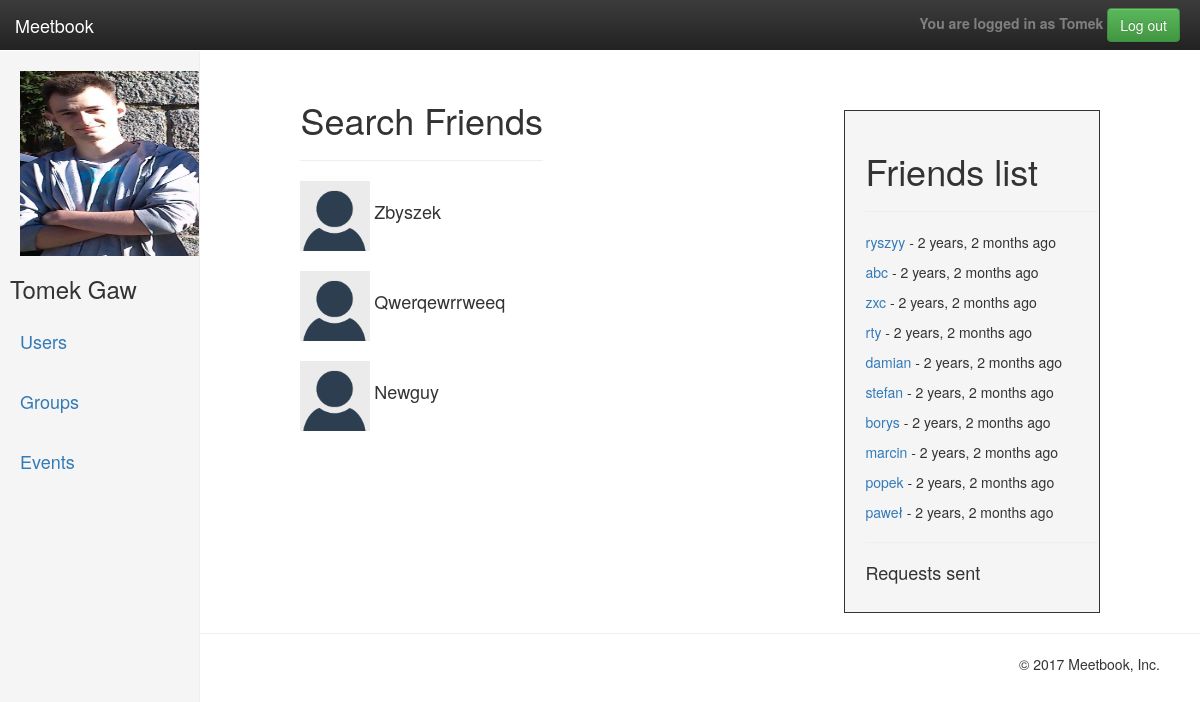
Page /users_list (signed in) on the committed database.
### profiles/models.py (models this page shows)
class UserProfile(models.Model):
    user_auth = models.OneToOneField(User, primary_key=True, on_delete=models.CASCADE)
    location = models.ForeignKey(Location, null=True, blank=True, on_delete=models.CASCADE)
    slug = models.SlugField(blank=True)
    picture = models.ImageField(upload_to=upload_location, null=True, blank=True)
    friends = models.ManyToManyField('self',
                                     blank=True)
    pending = models.ManyToManyField('self',
                                     blank=True,
                                     through="Invite",
                                     through_fields=('r_to', 'r_from'),
                                     symmetrical=False)
    bio = models.TextField(blank=True, null=True)
    time = models.ManyToManyField("profiles.FreeTime",
                                  blank=True)
    def __str__(self):
        return self.user_auth.username

### profiles/views/cbv/user_crud.py (the view)
# urls.py: url(r'^users_list$', UsersList.as_view(), name="users_list"),
class UsersList(ListView):
    model = UserProfile
    template_name = 'users_list.html'
    context_object_name = 'users_list'
    def get_context_data(self, **kwargs):
        context = super(UsersList, self).get_context_data(**kwargs)
        profile = UserProfile.objects.get(user_auth=self.request.user)
        context['profile'] = profile
        req_sent = Invite.objects.filter(r_from=profile)
        context['req_sent'] = req_sent
        users_list = UserProfile.objects.all()
        for f in profile.friends.all():
            users_list = users_list.exclude(user_auth=f)
        users_list = users_list.exclude(user_auth=self.request.user)
        for f in req_sent:
            other = f.r_to
            users_list = users_list.exclude(user_auth=other)
        context['users_list'] = users_list
        return context

### templates/users_list.html (shortened to what this page needs)
{% extends "basebase.html" %}
{% load crispy_forms_tags %}
{% load humanize %}
{% block sidepicture %}
	{% if user.is_authenticated %}
		{% if profile.picture %}
			<a href="{% url 'user_detail' user.username %}"><img src="{{ profile.picture.url }}" width="185" height="185"></a>
		{% else %}
			<a href="{% url 'user_detail' user.username %}"><img src="\media\default\defaultuser.png" width="185" height="185"></a>
		{% endif %}
	{% endif %}
{% endblock %}
{% block content %}
	<div class="col-md-12 col-md-offset-2">
		<h1>Search Friends</h1>
		<hr>
		<ul style="padding-left: 0px;list-style-type: none; float: left">
			{% for userq in users_list %}
				<li><a href="{% url 'user_detail' userq.slug %}">
					{% if userq.picture %}
						<img src="{{ userq.picture.url }}" width="70" height="70">
					{% else %}
						<img src="/media/default/defaultuser.png" width="70" height="70">
					{% endif %}
				</a>
				{% if userq.user_auth.first_name and userq.user_auth.last_name %}
					<h4 style="display: inline">{{ userq.user_auth.first_name }} {{ userq.user_auth.last_name }}</h4>
				{% else %}
					<h4 style="display: inline">{{ userq.user_auth|capfirst }}</h4>
				{% endif %}
			</li>
			<br>
		{% endfor %}
	</ul>
</div>
{% endblock %}
{% block friends %}
{% if user.is_authenticated %}
	<div style="margin-top: 60px; margin-right: 100px; float: right; padding: 20px ;padding-right:1px;border-width: 1px;border-style: solid;max-width: 300px;background-color: #f5f5f5;min-width: 250px;">
		<h1>Friends list </h1>
		<hr>
		{% for friend in profile.friends.all %}
			<p><a href="{% url 'user_detail' friend.slug %}">{{friend}}</a> - {{friend.user_auth.last_login|naturaltime}}</p>
		{% endfor %}
		<hr>
		{% if profile.pending %}
			<h4>Requests sent</h4>
		{% endif %}
	</div>
{% endif %}
{% endblock %}

### templates/basebase.html (shortened to what this page needs)
{% load static %}
{% load crispy_forms_tags %}
<!DOCTYPE html>
<html lang="en">
	<head>
		<link rel="stylesheet" href="https://maxcdn.bootstrapcdn.com/bootstrap/3.3.7/css/bootstrap.min.css">
		<link rel="stylesheet" href="https://maxcdn.bootstrapcdn.com/bootstrap/3.3.7/css/bootstrap-theme.min.css">
		<link rel="stylesheet" href="{% static 'css/main.css' %}">
		<link rel="stylesheet" href="{% static 'css/index_sidebar.css' %}">
	</head>
	<body>
		<nav class="navbar navbar-inverse navbar-fixed-top">
			<div class="container-fluid">
				<div class="navbar-header">
					<a class="navbar-brand" href="{% url 'welcome' %}">Meetbook</a>
				</div>
				{% if user.is_authenticated %}
					<div id="navbar" class="navbar-collapse collapse" style="padding-right: 20px">
						<ul class="nav navbar-nav navbar-right">
							<li>
								<form class="navbar-form navbar-right" action="{% url 'logout' %}">
									<strong style="color:gray;">You are logged in as {{ user.username|capfirst }}</strong>
									<button type="submit" class="btn btn-success">Log out</button>
								</form>
							</li>
						</ul>
					</div>
				{% endif %}
			</div>
		</nav>
		<div class="container-fluid" style="min-height: 510px;">
			<div class="row">
				{% if user.is_authenticated %}
					<div class="col-sm-3 col-md-2 sidebar">
						<ul class="nav nav-sidebar">
							<li>
								<div style="padding-left: 20px">
									{% block sidepicture %}
									{% endblock %}
								</div>
								{% if user.first_name and user.last_name %}
									<h3 style="padding-left: 10px;">{{ user.first_name }} {{ user.last_name }}</h3>
								{% endif %}
							</li>
							<li><a href="{% url 'users_list' %}"><h4>Users</h4></a></li>
							<li><a href="{% url 'groups_list' %}"><h4>Groups</h4></a></li>
							<li><a href="{% url 'events_list' %}"><h4>Events</h4></a></li>
						</ul>
					</div>
				{% endif %}
				<div class="col-md-offset-2" style="padding-top: 30px; padding-left: 40px;float: left;">
					{% block content %}
					{% endblock %}
				</div>
				{% if user.is_authenticated %}
					{% block friends %}
					{% endblock %}
					</div>
				{% endif %}
			</div>
		<hr>
		<footer style="float: right; padding-right: 40px;">
			<ul style=" list-style-type: none;">
				<li style = "float: right;"><p>&copy; 2017 Meetbook, Inc.</p></li>
			</ul>
		</footer>
	</body>
</html>

### static/css/main.css (style rules this page uses)
body { padding-top: 50px; }
.navbar-fixed-top { border: 0; }
.sidebar { display: none; }
@media (min-width: 768px) { .sidebar { position: fixed; top: 51px; bottom: 0; left: 0; z-index: 1000; display: block; padding: 20px; overflow-x: hidden; overflow-y: auto; background-color: #f5f5f5; border-right: 1px solid #eee; } }
.nav-sidebar { margin-right: -21px; margin-bottom: 20px; margin-left: -20px; }
.nav-sidebar > li > a { padding-right: 20px; padding-left: 20px; }

### static/css/index_sidebar.css (style rules this page uses)
body { padding-top: 50px; }
.navbar-fixed-top { border: 0; }
.sidebar { display: none; }
@media (min-width: 768px) { .sidebar { position: fixed; top: 51px; bottom: 0; left: 0; z-index: 1000; display: block; padding: 20px; overflow-x: hidden; overflow-y: auto; background-color: #f5f5f5; border-right: 1px solid #eee; } }
.nav-sidebar { margin-right: -21px; margin-bottom: 20px; margin-left: -20px; }
.nav-sidebar > li > a { padding-right: 20px; padding-left: 20px; }

### rows in the picture
UserProfile: picture (picture)
UserProfile: user_auth "Zbyszek"
UserProfile: user_auth "Qwerqewrrweeq"
UserProfile: user_auth "Newguy"
UserProfile: user_auth_id.username "ryszyy", user_auth.last_login "2 years, 2 months ago"
UserProfile: user_auth_id.username "abc", user_auth.last_login "2 years, 2 months ago"
UserProfile: user_auth_id.username "zxc", user_auth.last_login "2 years, 2 months ago"
UserProfile: user_auth_id.username "rty", user_auth.last_login "2 years, 2 months ago"
UserProfile: user_auth_id.username "damian", user_auth.last_login "2 years, 2 months ago"
UserProfile: user_auth_id.username "stefan", user_auth.last_login "2 years, 2 months ago"
UserProfile: user_auth_id.username "borys", user_auth.last_login "2 years, 2 months ago"
UserProfile: user_auth_id.username "marcin", user_auth.last_login "2 years, 2 months ago"
UserProfile: user_auth_id.username "popek", user_auth.last_login "2 years, 2 months ago"
UserProfile: user_auth_id.username "paweł", user_auth.last_login "2 years, 2 months ago"

### other values in the picture
{{ user.username|capfirst }} "Tomek"
{{ user.first_name }} "Tomek"
{{ user.last_name }} "Gaw"
